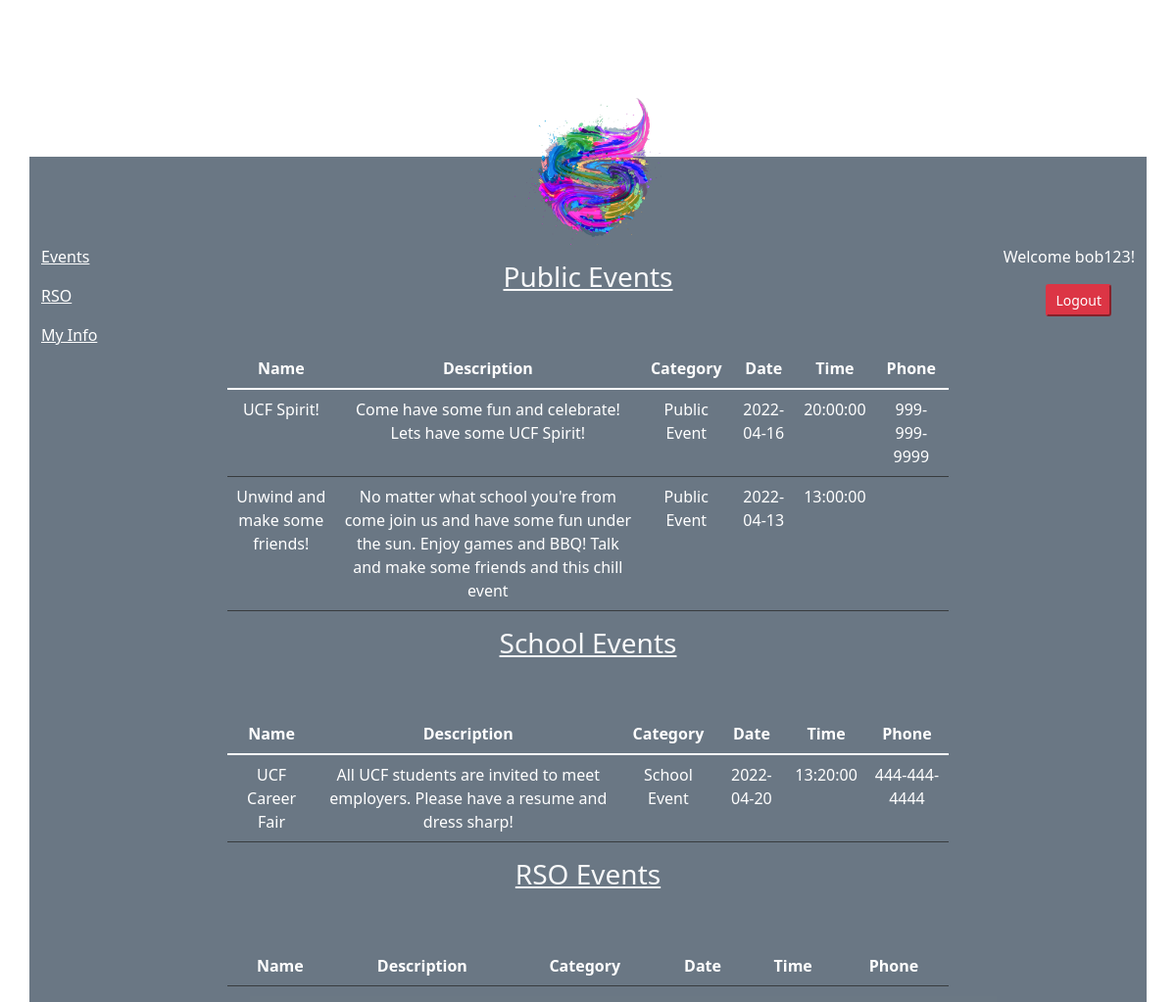
Page /university_events/events.php (signed in) on the committed database.
### tables this page shows
CREATE TABLE IF NOT EXISTS `event` (
  `name` varchar(60) NOT NULL,
  `cemail` varchar(30) DEFAULT NULL,
  `category` varchar(20) DEFAULT NULL,
  `description` varchar(300) DEFAULT NULL,
  `time` time NOT NULL,
  `phone` varchar(15) DEFAULT NULL,
  `date` date NOT NULL,
  `eventID` int(10) NOT NULL AUTO_INCREMENT,
  `rating` int(1) NOT NULL,
  `uid` int(10) DEFAULT NULL,
  PRIMARY KEY (`eventID`)
);

### university_events/events.php (the view, shortened to what this page needs)
<?php
	$connection =  mysqli_connect("localhost", "root","");
	?>
<!DOCTYPE html>
<html>
<head>
	<link rel="stylesheet" a href="loginpage.css">
	<link rel="stylesheet" a href="font-awesome.min.css">
	<link href="https://cdn.jsdelivr.net/npm/bootstrap@5.1.3/dist/css/bootstrap.min.css" rel="stylesheet">
</head>
<body>
	<?php
	$sql="SELECT userID,uid FROM users WHERE uname='".$_SESSION['uname']."'";
	$result = mysqli_query($connection,$sql);
	$info = mysqli_fetch_all($result, MYSQLI_ASSOC);
	foreach($info as $info)
	{
		$uid = $info['uid'];
	}?>
	<?php if(!empty($_SESSION['uname'])){?>
	<div class="container text-light" style="display:table;">
		<a href="index.php"><img src="logo.png"/></a>
		<div class="row">
			<div class="col-md-2">
				<div class="d-sm-flex justify-content-start"><a style="color:white;" href="events.php"<p>Events</p></a></div>
				<div class="d-sm-flex justify-content-start"><a style="color:white;" href="rso.php"<p>RSO</p></a></div>
				<div class="d-sm-flex justify-content-start"><a style="color:white;" href="myinfo.php"<p>My Info</p></a></div>
			</div>
			<div class="col-md pt-3">
				<div class="pb-5"><h3 style="text-decoration:underline;">Public Events</h3></div>
				<table class="table table-hover table-dark">
<thead>
	<tr>
		<th scope="col">Name</th>
		<th scope="col">Description</th>
		<th scope="col">Category</th>
		<th scope="col">Date</th>
		<th scope="col">Time</th>
		<th scope="col">Phone</th>
	</tr>
</thead>
<tbody>
	<?php
		$sql="SELECT name,description,category,`time`,phone,`date` FROM event WHERE category='Public Event'";
		$result = mysqli_query($connection,$sql);
		$info = mysqli_fetch_all($result, MYSQLI_ASSOC);
		foreach($info as $info){?>
	<tr>
		<td><?php echo htmlspecialchars($info['name']);?></td>
		<td><?php echo htmlspecialchars($info['description']);?></td>
		<td><?php echo htmlspecialchars($info['category']);?></td>
		<td><?php echo htmlspecialchars($info['date']);?></td>
		<td><?php echo htmlspecialchars($info['time']);?></td>
		<td><?php echo htmlspecialchars($info['phone']);?></td>
	</tr>
<?php }?>
</tbody>
</table>
<div class="pb-5"><h3 style="text-decoration:underline;">School Events</h3></div>
<table class="table table-hover table-dark">
<thead>
<tr>
<th scope="col">Name</th>
<th scope="col">Description</th>
<th scope="col">Category</th>
<th scope="col">Date</th>
<th scope="col">Time</th>
<th scope="col">Phone</th>
</tr>
</thead>
<tbody>
<?php
$sql="SELECT name,description,category,`time`,phone,`date` FROM event WHERE category='School Event' AND uid=$uid";
$result = mysqli_query($connection,$sql);
$info = mysqli_fetch_all($result, MYSQLI_ASSOC);
foreach($info as $info){?>
<tr>
<td><?php echo htmlspecialchars($info['name']);?></td>
<td><?php echo htmlspecialchars($info['description']);?></td>
<td><?php echo htmlspecialchars($info['category']);?></td>
<td><?php echo htmlspecialchars($info['date']);?></td>
<td><?php echo htmlspecialchars($info['time']);?></td>
<td><?php echo htmlspecialchars($info['phone']);?></td>
</tr>
<?php }?>
</tbody>
</table>
<div class="pb-5"><h3 style="text-decoration:underline;">RSO Events</h3></div>
<table class="table table-hover table-dark">
<thead>
<tr>
<th scope="col">Name</th>
<th scope="col">Description</th>
<th scope="col">Category</th>
<th scope="col">Date</th>
<th scope="col">Time</th>
<th scope="col">Phone</th>
</tr>
</thead>
</table>
			</div>
			<div class="col-md-2">
				<div class="d-sm-flex justify-content-end">
					<p style="color:white;">Welcome <?php echo $_SESSION['uname'];?>!</p>
				</div>
				<div class="d-sm-flex justify-content-end px-4">
					<form method="post">
						<button class="btn-sm btn-danger" name="logout">Logout</button>
				</div>
			</div>
		</div>
	</div>
	<?php }?>
</body>
</html>

### university_events/loginpage.css (style rules this page uses)
body { margin: 0 auto; background-image: url("loginbg.png"); background-repeat: no-repeat; background-size: 100% 1080px; }
.container { width: 500px; height: 450px; text-align: center; margin: 0 auto; background-color: rgba(44, 62, 80,0.7); margin-top: 160px; }
.container img { width: 150px; height: 150px; margin-top: -60px; }
table tr td, table tr th { background-color: rgba(44, 62, 80,0) !important; }

### rows in the picture
event: name "UCF Spirit!", description "Come have some fun and celebrate! Lets have some UCF Spirit!", category "Public Event", date "2022-04-16", time "20:00:00", phone "999-999-9999"
event: name "Unwind and make some friends!", description "No matter what school you're from come join us and have some fun under the sun. Enjoy games and BBQ! Talk and make some friends and this chill event", category "Public Event", date "2022-04-13", time "13:00:00"
event: name "UCF Career Fair", description "All UCF students are invited to meet employers. Please have a resume and dress sharp!", category "School Event", date "2022-04-20", time "13:20:00", phone "444-444-4444"

### other values in the picture
$_SESSION['uname'] "bob123"
